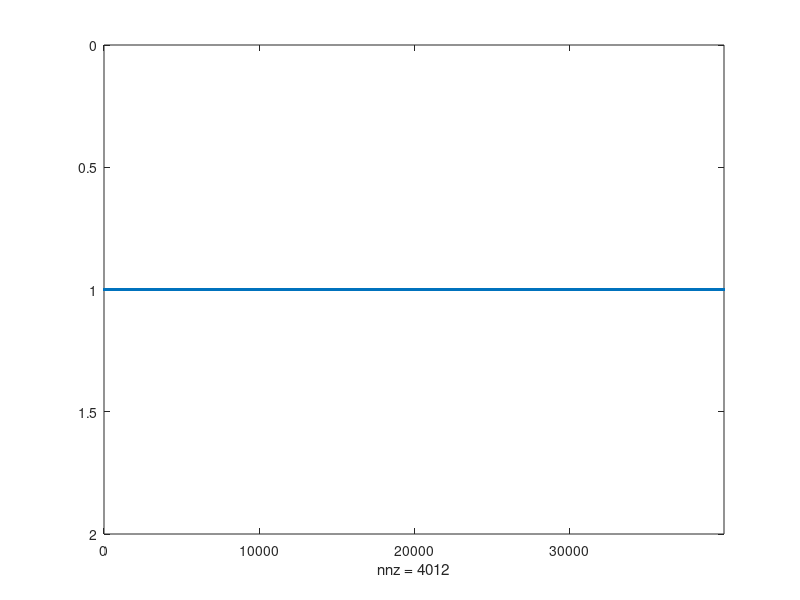

This figure's MATLAB source: (Note: this script raises an error after producing the figure.)
array_size = 200;
array1  = zeros(array_size);
% array2  = zeros(array_size);

% array1(rand(array_size) < 0.01) = 1;
array2(rand(array_size) < 0.1) = 1;
array1(100,100) = 1;
% array1(:,:) = 1;
% array1(:,85:90) = 1;
% array1([1:95,105:200],:) = 0;
% spy(array1)

% array2(:,:) = 1;
% array2(:,[1:95,105:200]) = 0;
% array2([1:95,105:200],:) = 0;
% array2 = array1;
figure(3)
spy(array2)

gr = GR(array1,array2,R_max);
R = 0:R_max;

figure(2)
plot(R,gr,'.-')
hold on
plot([0 R_max],[1 1],'k--')
hold off
axis([0 R_max 0 5])
